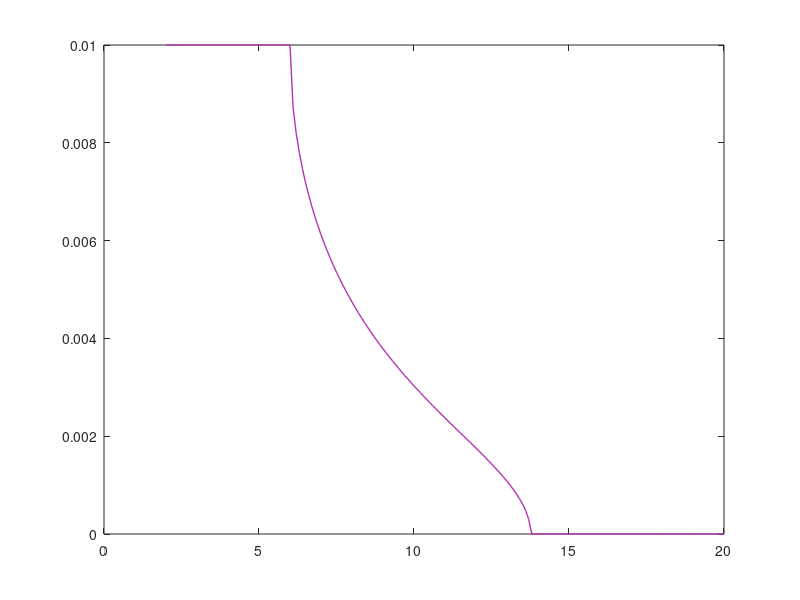

Recreate this plot in MATLAB. (Note: this script raises an error after producing the figure.)
x_out = 0;
x_in = .01; % in percent
ex = 0.9; 

b = 6; % smaller elliptical half axis in mm
r = 2:0.1:20 ; % laser spot position in mm

x = x_out-(x_out-x_in)*2/pi*acos(1/ex*sqrt(1-b^2./r.^2));

plot(r,x,...
    "Color",[.7 .2 .7],...
    "LineWidth",1)

ytickformat("percentage")

ylabel("{\itx}_D (%)")
xlabel("{\itr}_{PLD} (mm)")

grid("on")

makeLatexSize(.5,1,gca)